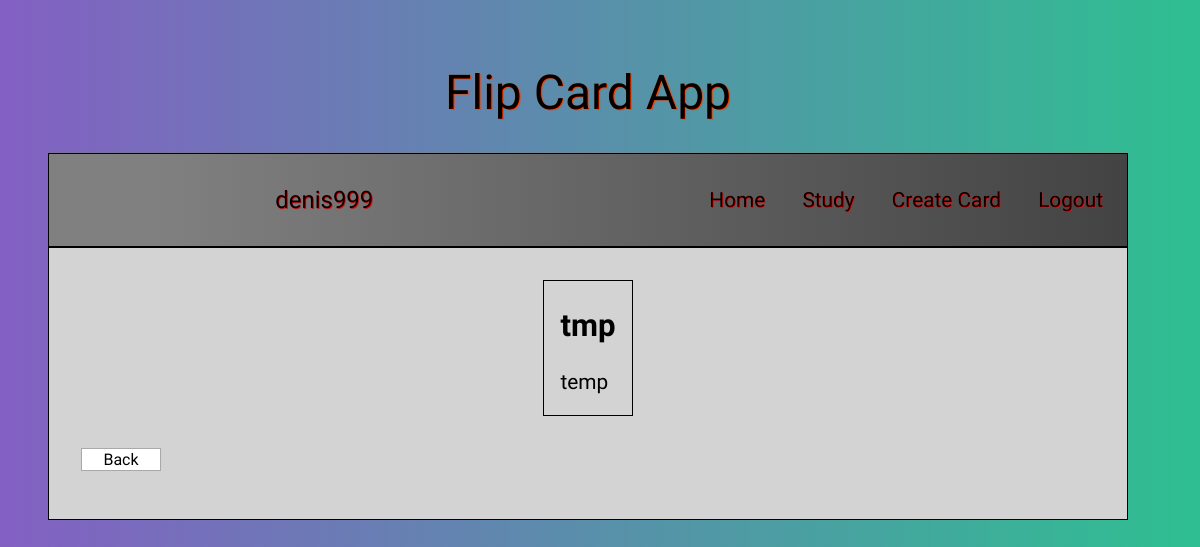
Page /study (signed in) on the earlier database version.
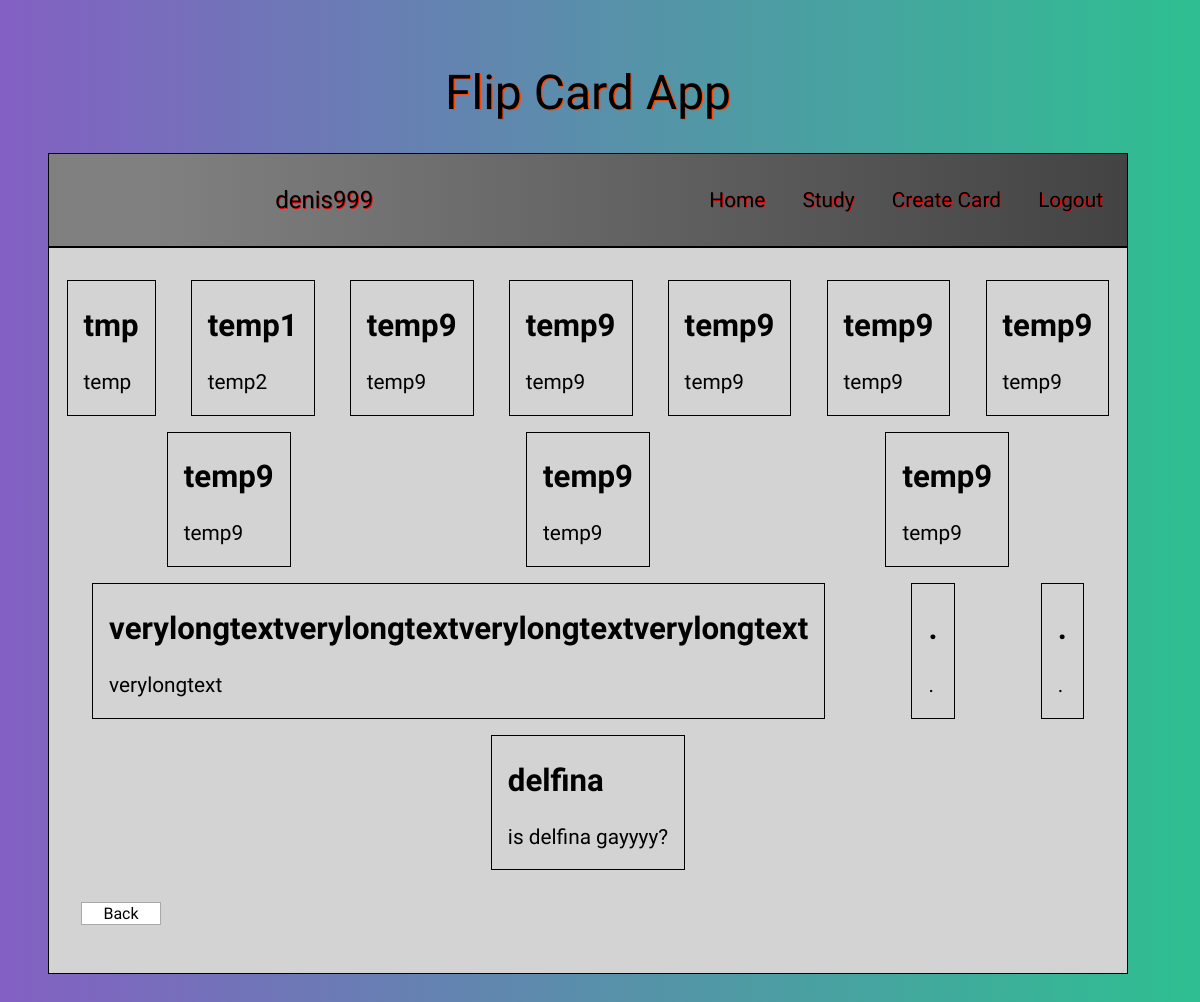
Same page on the later database version.
### website/models.py (models this page shows)
class User(db.Model, UserMixin):
    id = db.Column(db.Integer, primary_key=True)
    username = db.Column(db.String(150), unique=True)
    password = db.Column(db.String(150))
    cards = db.relationship('Card')

class Card(db.Model):
    id = db.Column(db.Integer, primary_key=True)
    description = db.Column(db.String(100))
    front_side = db.Column(db.String(1000))
    back_side = db.Column(db.String(1000))
    user_id = db.Column(db.Integer, db.ForeignKey('user.id'))

### website/views.py (the view)
@views.route("/study")
def study():
    return render_template("study.html", title="Study", username=current_user.username, user=current_user)

### website/__init__.py (called while the page is built)
def create_app():
	app = Flask(__name__)
	app.config["SECRET_KEY"] = "VerySecretKey123!"
	app.config["SQLALCHEMY_DATABASE_URI"] = f"sqlite:///{DB_NAME}"
	db.init_app(app)
	from .views import views
	from .auth import auth
	app.register_blueprint(views, url_prefix="/")
	app.register_blueprint(auth, url_prefix="/")
	from .models import Card, User
	create_database(app)
	login_manager = LoginManager()
	login_manager.login_view = "auth.login"
	login_manager.init_app(app)
	@login_manager.user_loader
	def load_user(id):
		return User.query.get(int(id))
	return app

### website/templates/study.html (shortened to what this page needs)
{% extends "index.html" %}
{% block username %} <p id="username"> {{username}} </p> {% endblock username %}
{% block content %}
<div class="container">
	{% for card in user.cards %}
		<article id="{{card.id}}">
			<h2>{{card.description}}</h2>
			<p>{{ card.front_side }}</p>
		</article>
	{% endfor %}
</div>
<button type="button" id="back"><a href="/">Back</a></button>
{% endblock content %}

### website/templates/index.html (shortened to what this page needs)
<!DOCTYPE html>
<html lang="en">
<head>
	<link rel="stylesheet" type="text/css" href="{{ url_for('static', filename='screen.css') }}">
</head>
<body>
	<header> Flip Card App </header>
	<nav class="nav">
		{% block username %}{% endblock username %}
		{% if user.is_authenticated %}
		<div class="links">
			<a href="/" id="home"> Home </a>
			<a href="/study" id="study"> Study </a>
			<a href="/create-card" id="create-card"> Create Card </a>
			<a href="/logout" id="logout"> Logout </a>
		</div>
		{% else %}
		<div class="links">
			<a href="/login" id="login"> Login </a>
			<a href="/signup" id="signup"> Signup </a>
		</div>
		{% endif %}
	</nav>
	<main>
		{% block content %} {% endblock content %}
	</main>
</body>
</html>

### website/static/screen.css (style rules this page uses)
body { width: 90%; margin: 4rem 3rem; font-size: 1.3rem; font-family: 'Concert One', "Open Sans", cursive; background-image: linear-gradient(to right, #8360c3, #2ebf91); }
header { display: block; text-align: center; font-size: 3rem; margin-bottom: 2rem; text-shadow: 0.09rem 0.09rem orangered; }
nav { display: flex; flex-direction: row; justify-content: right; align-items: center; padding: 0.5rem; border: 0.1rem solid black; background-color: darkgrey; background-image: linear-gradient(to left, #434343 0%, grey 90%); }
nav > .links > a { padding-left: 1rem; padding-right: 1rem; text-decoration: none; color: black; text-shadow: 0.05rem 0.05rem red; }
nav #username { padding-right: 20rem; align-items: center; text-shadow: 0.05rem 0.05rem red; font-size: 1.5rem; }
main { border: 0.1rem solid black; background-color: lightgrey; padding-bottom: 3rem; }
button { margin-top: 1rem; width: 5rem; background-color: white; border: solid 0.1rem darkgray; font-family: 'Concert One', "Open Sans", cursive; cursor: pointer; }
button > a { text-decoration: none; color:black; font-size: 1rem; }
#back { margin-left: 2rem; }
.container { margin-top: 2rem; display: flex; justify-content: space-around; align-items: center; flex-wrap: wrap; }
.container article { border: 0.1rem solid black; margin: 0 1rem 1rem 1rem; padding: 0 1rem 0 1rem; }

Differences in the rows shown:
added Card: description "temp1", front_side "temp2"
added Card: description "temp9", front_side "temp9"
added Card: description "temp9", front_side "temp9"
added Card: description "temp9", front_side "temp9"
added Card: description "temp9", front_side "temp9"
added Card: description "temp9", front_side "temp9"
added Card: description "temp9", front_side "temp9"
added Card: description "temp9", front_side "temp9"
added Card: description "temp9", front_side "temp9"
added Card: description "verylongtextverylongtextverylongtextverylongtext", front_side "verylongtext"
added Card: description ".", front_side "."
added Card: description ".", front_side "."
added Card: description "delfina", front_side "is delfina gayyyy?"
